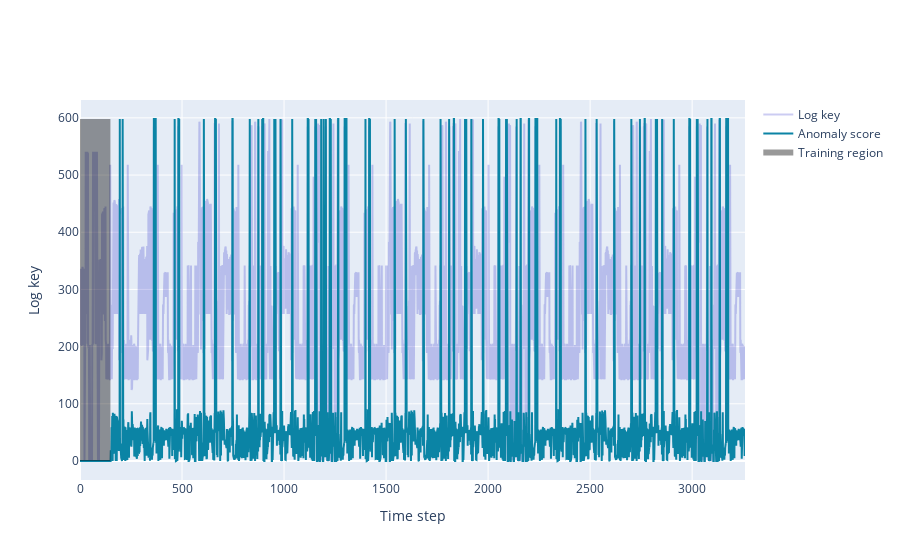

Notebook code cell kept with this figure:
### Code cell
benign_df = pd.read_csv("./test_data/benign.csv", header=0)
test_vmft_lad(benign_df)

### Figure 1 — Plotly figure (JSON) as saved in the notebook; plotly's stock layout.template omitted (floating-point values rounded to 4 significant figures; data arrays with more than 128 entries replaced by an {"elided": "..."} marker saying what was removed)
{"data": [{"line": {"color": "rgba(0,0,190, 0.2)"}, "name": "Log key", "type": "scatter", "y": {"elided": "3260 int values"}}, {"line": {"color": "rgb(11, 132, 165)"}, "name": "Anomaly score", "type": "scatter", "y": {"elided": "3260 float values"}}, {"fill": "tozeroy", "fillcolor": "rgba(0, 0, 0, 0.4)", "line": {"color": "rgba(0, 0, 0, 0.4)"}, "mode": "none", "name": "Training region", "type": "scatter", "x": {"elided": "151 int values"}, "y": {"elided": "150 int values"}}], "layout": {"xaxis": {"title": {"text": "Time step"}}, "yaxis": {"title": {"text": "Log key"}}}}
